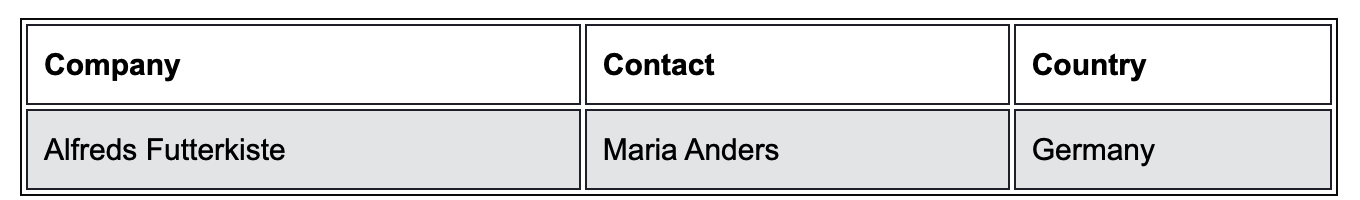
#> input picture content/test5.png, 1360 x 200 px
$ jupyter execute --allow-errors test_medium_table.ipynb   (shell and % lines are left out)
#> lines starting #> are read from the running program, lines starting #| are printed output that depends on the picture; after the words box and inside, x2 and y2 are one past the last pixel; in counts of white or black regions, pixels touching at a corner belong together; long printed decimals are rounded
### tmp.py
import cv2
import matplotlib.pyplot as plt
import numpy as np
import pytesseract

"""
在空白图片上画box
"""


# [13 lines left out: function draw_boxes, not called in this run]


"""
在空白图片上画box
"""


def draw_box(img, box):
    draw_boxes(img, [box])


"""
显示图片
"""


def show_img(img):
    plt.imshow(img)
    plt.show()


def show_img_gray(img):
    plt.imshow(img, cmap="gray")
    plt.show()


"""
显示图片的一部分
done
"""


# [8 lines left out: function show_part_img, not called in this run]


"""
done
"""


def print_boxes_content(img, boxes):
    for box in boxes:
        y, x, w, h = box
        roi = img[x : x + h, y : y + w]

        kernel = cv2.getStructuringElement(cv2.MORPH_RECT, (2, 1))
        border = cv2.copyMakeBorder(
            roi, 2, 2, 2, 2, cv2.BORDER_CONSTANT, value=[255, 255]
        )
        resizing = cv2.resize(border, None, fx=4, fy=4, interpolation=cv2.INTER_CUBIC)
        dilation = cv2.dilate(resizing, kernel, iterations=1)
        erosion = cv2.erode(dilation, kernel, iterations=2)

        print("----", erosion.shape)
        plt.imshow(erosion, cmap="gray")
        plt.show()
        out = pytesseract.image_to_string(erosion)
        if len(out) == 0:
            out = pytesseract.image_to_string(erosion)

        print(f"box: {box}, content: {out}")

    pass

### test_medium_table.ipynb
<a href="https://colab.research.google.com/github/Soumi7/Table_Data_Extraction/blob/main/medium_table.ipynb" target="_parent"></a>

## Loading original image to display

[cell 1]
import cv2
import matplotlib.pyplot as plt
# file=r'./content/test_table_img.png'
file=r'./content/test5.png'

line_size=50
fxy=4
img = cv2.imread(file,0)
plot1 = plt.imshow(cv2.cvtColor(img, cv2.COLOR_BGR2RGB))
plt.show()

## Inverted Image with global thresh holding

[cell 2]
thresh,img_bin = cv2.threshold(img,128,255,cv2.THRESH_BINARY)
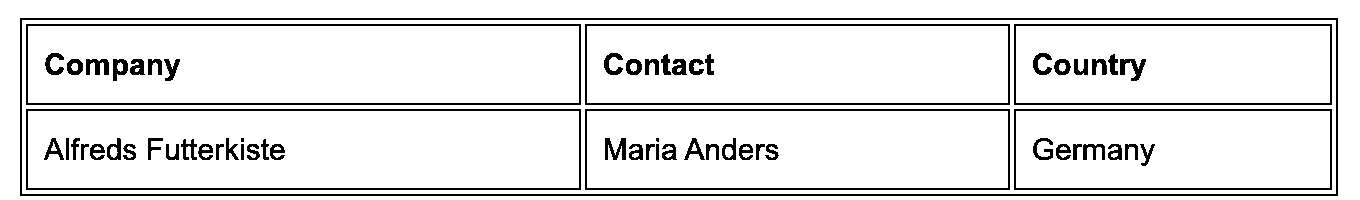
#> img_bin: shape (200, 1360); 90.4% white; black in thin lines or dots, all inside (x1, y1, x2, y2) = (20, 18, 1338, 196)
img_bin = 255-img_bin
plotting = plt.imshow(img_bin,cmap='gray')
plt.title("Inverted Image with global thresh holding")
plt.show()

## Inverted Image with otsu thresh holding

[cell 3]
img_bin1 = 255-img
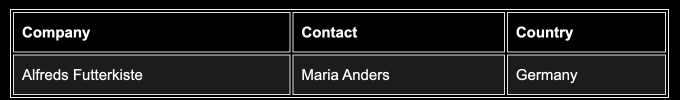
#> img_bin1: shape (200, 1360) (shown at 1/2 size); min 0, max 255, mean 32.5
thresh1,img_bin1_otsu = cv2.threshold(img_bin1,128,255,cv2.THRESH_OTSU)
#> thresh1 = 121
plotting = plt.imshow(img_bin1_otsu,cmap='gray')
plt.title("Inverted Image with otsu thresh holding")
plt.show()

## Inverted image with both global and Otsu thresholding

[cell 4]
img_bin2 = 255-img
thresh1,img_bin_otsu = cv2.threshold(img_bin2,128,255,cv2.THRESH_BINARY | cv2.THRESH_OTSU)
plotting = plt.imshow(img_bin_otsu,cmap='gray')
plt.title("Inverted Image with otsu thresh holding")
plt.show()

## Create a rectangular structuring element

[cell 5]
kernel = cv2.getStructuringElement(cv2.MORPH_RECT, (2, 2))
print(kernel)

# Morphological Operations

## Create a new structuring element to perform erosion on the image

First we need to get the vertical lines.

We create a vertical kernel with kernel width 1 and height the number of columns in image array divided by 200.

Erosion makes the pixel 1 only if all the pixels under kernel are 1.

We perform erosion for 5 iterations with the vertical kernel.

[cell 6]
import numpy as np
plt.figure(figsize= (30,30))

vertical_kernel = cv2.getStructuringElement(cv2.MORPH_RECT, (1, np.array(img).shape[1]//line_size))
eroded_image = cv2.erode(img_bin_otsu, vertical_kernel, iterations=3)
#> eroded_image: shape (200, 1360); 0.17% white in thin lines or dots, all inside (x1, y1, x2, y2) = (20, 57, 1338, 157)
plt.subplot(151),plt.imshow(eroded_image, cmap = 'gray')
plt.title('Image after erosion with vertical kernel'), plt.xticks([]), plt.yticks([])

vertical_lines = cv2.dilate(eroded_image, vertical_kernel, iterations=3)
plt.subplot(152),plt.imshow(vertical_lines, cmap = 'gray')
plt.title('Image after dilation with vertical kernel'), plt.xticks([]), plt.yticks([])

plt.show()

Dilation will make the pixel 1, if at least one of the pixels under the kernel is 1.

Similarly lets do the same with a horizontal lines to get the horizontal lines.

[cell 7]
plt.figure(figsize= (30,30))

hor_kernel = cv2.getStructuringElement(cv2.MORPH_RECT, (np.array(img).shape[1]//line_size, 1))
horizontal_lines = cv2.erode(img_bin, hor_kernel, iterations=5)
#> horizontal_lines: shape (200, 1360); 4.4% white in thin lines or dots, all inside (x1, y1, x2, y2) = (85, 18, 1273, 196)
plt.subplot(153),plt.imshow(horizontal_lines, cmap = 'gray')
plt.title('Image after erosion with horizontal kernel'), plt.xticks([]), plt.yticks([])

horizontal_lines = cv2.dilate(horizontal_lines, hor_kernel, iterations=5)
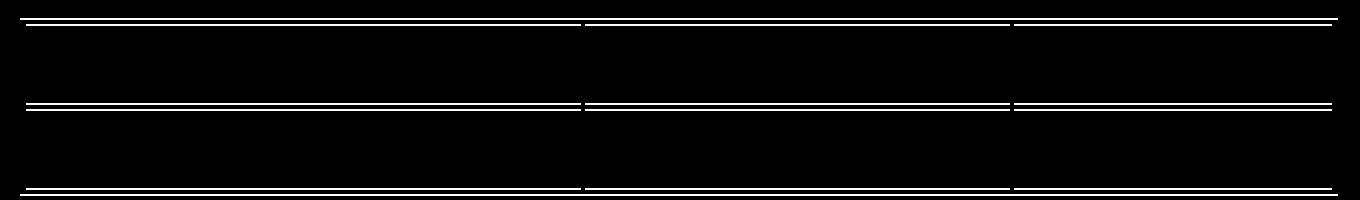
#> horizontal_lines: shape (200, 1360); 5.8% white in thin lines or dots, all inside (x1, y1, x2, y2) = (20, 18, 1338, 196)
plt.subplot(154),plt.imshow(horizontal_lines, cmap = 'gray')
plt.title('Image after dilation with horizontal kernel'), plt.xticks([]), plt.yticks([])

plt.show()

## Now we add the two images

[cell 8]
plt.figure(figsize= (30,30))

vertical_horizontal_lines = cv2.addWeighted(vertical_lines, 0.5, horizontal_lines, 0.5, 0.0)
vertical_horizontal_lines = cv2.erode(~vertical_horizontal_lines, kernel, iterations=3)
plt.subplot(151),plt.imshow(vertical_horizontal_lines, cmap = 'gray')
plt.title('Erosion'), plt.xticks([]), plt.yticks([])

thresh, vertical_horizontal_lines = cv2.threshold(vertical_horizontal_lines,128,255, cv2.THRESH_BINARY | cv2.THRESH_OTSU)
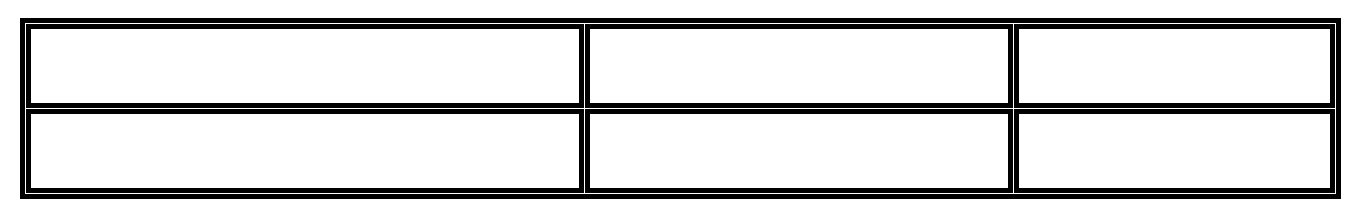
#> vertical_horizontal_lines: shape (200, 1360); 83.3% white; 7 black regions
#> thresh = 127
plt.subplot(152),plt.imshow(vertical_horizontal_lines, cmap = 'gray')
plt.title('global and otsu thresholding'), plt.xticks([]), plt.yticks([])

bitxor = cv2.bitwise_xor(img,vertical_horizontal_lines)
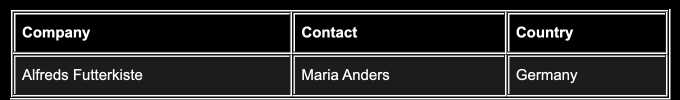
#> bitxor: shape (200, 1360) (shown at 1/2 size); min 0, max 255, mean 43.4
plt.subplot(153),plt.imshow(bitxor, cmap = 'gray')
plt.title('Horizontal and vertical lines image bitxor'), plt.xticks([]), plt.yticks([])

bitnot = cv2.bitwise_not(bitxor)
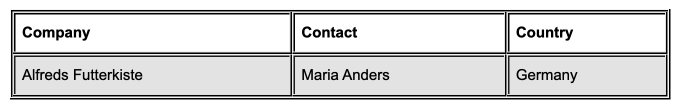
#> bitnot: shape (200, 1360) (shown at 1/2 size); min 0, max 255, mean 211.6
plt.subplot(154),plt.imshow(bitnot, cmap = 'gray')
plt.title('Horizontal and vertical lines image with bitnot'), plt.xticks([]), plt.yticks([])

plt.show()

[cell 9]
# !pip install pytesseract
# !sudo apt install tesseract-ocr

[cell 10]
import pytesseract

## Let's get the contours from the grid that we have obtained by adding the horizontal and vertical lines.

[cell 11]
contours, hierarchy = cv2.findContours(vertical_horizontal_lines, cv2.RETR_TREE, cv2.CHAIN_APPROX_SIMPLE)
#> contours = 15 contours; largest, box (x1, y1, x2, y2) and area: (0, 0, 1360, 200) 270441, (19, 17, 1342, 200) 240602, (25, 23, 1336, 194) 222700, (25, 108, 585, 194) 47513, (25, 23, 585, 109) 47513

## Bounding Boxes

To get the coordinates of different boxes

[cell 12]
boundingBoxes = [cv2.boundingRect(contour) for contour in contours]
#> boundingBoxes = 15 items, first 6: (0, 0, 1360, 200), (19, 17, 1323, 183), (25, 23, 1311, 171), (1013, 108, 323, 86), (1019, 114, 311, 74), (584, 108, 430, 86)
(contours, boundingBoxes) = zip(*sorted(zip(contours, boundingBoxes),key=lambda x:x[1][1]))
#> contours = 15 contours; largest, box (x1, y1, x2, y2) and area: (0, 0, 1360, 200) 270441, (19, 17, 1342, 200) 240602, (25, 23, 1336, 194) 222700, (25, 23, 585, 109) 47513, (25, 108, 585, 194) 47513; boundingBoxes = 15 items, first 6: (0, 0, 1360, 200), (19, 17, 1323, 183), (25, 23, 1311, 171), (1013, 23, 323, 86), (584, 23, 430, 86), (25, 23, 560, 86)

Here we draw the contours on our image and also store them in list boxes. It is stored as a list (x,y,w,h) : x and y beind coordinates of top left corner and w and h being width and height of the box respectively.

[cell 13]
boxes = []
for contour in contours:
  x, y, w, h = cv2.boundingRect(contour)
  if (w<1000 and h<500):
    image = cv2.rectangle(img,(x,y),(x+w,y+h),(0,255,0),2)
    boxes.append([x,y,w,h])
#> this loop made 15 passes
#> (contour, x, y, w, h) on passes 1, 3, 7, 8, 9, 13: ([[0, 0], [0, 199], [1359, 199], [1359, 0]], 0, 0, 1360, 200), ([[25, 23], [25, 193], [1335, 193], [1335, 23]], 25, 23, 1311, 171), ([[1019, 29], [1019, 102], [1329, 102], [1329, 29]], 1019, 29, 311, 74), ([[590, 29], [590, 102], [1007, 102], [1007, 29]], 590, 29, 418, 74), ([[31, 29], [31, 102], [578, 102], [578, 29]], 31, 29, 548, 74), ([[1019, 114], [1019, 187], [1329, 187], [1329, 114]], 1019, 114, 311, 74)
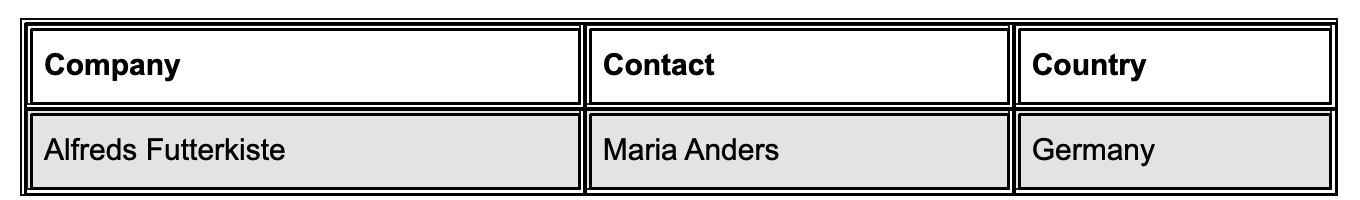
#> img: shape (200, 1360); min 0, max 255, mean 203.3
#> after the loop, boxes = [[1013, 23, 323, 86], [584, 23, 430, 86], [25, 23, 560, 86], [1019, 29, 311, 74], [590, 29, 418, 74], [31, 29, 548, 74], [1013, 108, 323, 86], [584, 108, 430, 86], [25, 108, 560, 86], [1019, 114, 311, 74], [590, 114, 418, 74], [31, 114, 548, 74]]
plotting = plt.imshow(image,cmap='gray')
plt.title("Identified contours")
plt.show()

[cell 14]
boxes
#> Out has the same summary as boxes
#> the loop in print_boxes_content, `for box in boxes:` made 1 pass
#> (y, x, w, h, kernel) on pass 1: (1013, 23, 323, 86, [[1, 1]])
#> (printed output is left out)
#> pass 1, in print_boxes_content, `roi = img[x : x + h, y : y + w]`:
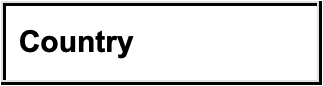
#> roi: shape (86, 323); min 0, max 255, mean 221.5
#> pass 1, in print_boxes_content, `plt.show()`:
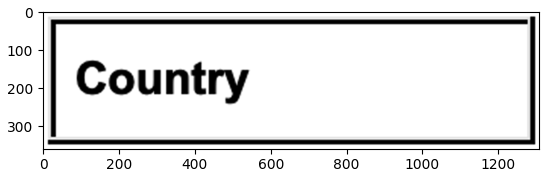
#> figure drawn by matplotlib, 1 panel
#> after the loop in print_boxes_content, `for box in boxes:`:
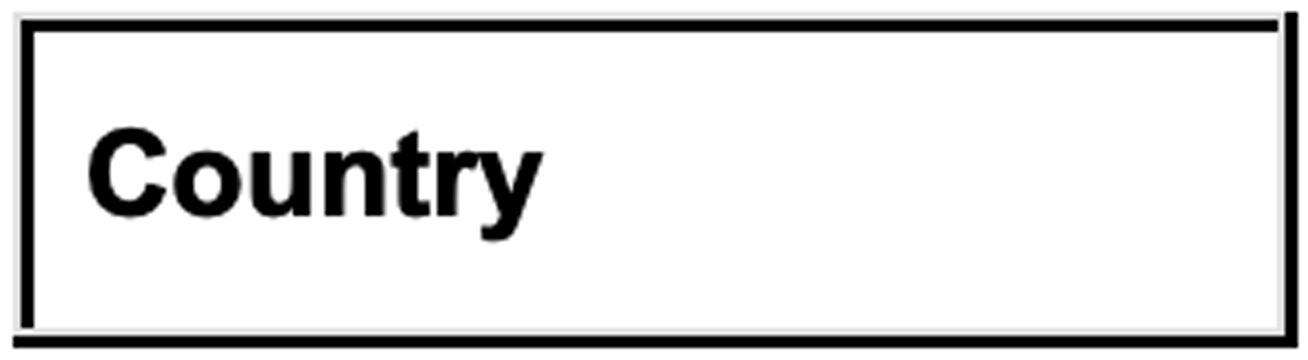
#> erosion: shape (360, 1308); min 0, max 255, mean 223

#> (a cell that did not finish here is left out)

[cell 16]
# 调试一下boxes的位置对不对啊
import tmp
# tmp.show_img_gray(img)
# tmp.draw_boxes(img,boxes)
tmp.print_boxes_content(bitnot,boxes)
#> (the call stopped at in print_boxes_content, `out = pytesseract.image_to_string(erosion)`: pytesseract is not available in this run)
# for box in boxes:
#     tmp.show_part_img(bitnot,box)
# tmp.show_img_gray(bitnot)

## Getting the rows and columns

## To store rows and columns :

- Now we add rows and columns.
- We calculate the mean height of all boxes.
- Initially, we append the first box to the columns list.
- The columns list is essentialy a temporary list.
- We assign previous box to the first box as well.
- We will loop through the remaining boundingBoxes list.
- At each iteration, we check if the y coordinate of the top left corner of the current box is less than the y coordinate of the previous box added with half the mean of all heights.
- If yes :
    - The current box is appended to columns list.
    - The current box is assigned to previous box.
    - Next we check if we are at the last index. If yes :
      - We append the entire column to rows list.
- If no :
    - We append the columns list to rows.
    - We assign the columns list to empty as this will start a new empty columns list.
    - We assign the current box to the previous box variable.
    - We append the current box to the empty column list we just created.

[cell 17]
rows=[]
columns=[]
heights = [boundingBoxes[i][3] for i in range(len(boundingBoxes))]
#> heights = [200, 183, 171, 86, 86, 86, 74, 74, 74, 86, 86, 86, 74, 74, 74]
mean = np.mean(heights)
#> mean = 100.9
print(mean)
#| 100.933

columns.append(boxes[0])
previous=boxes[0]
#> previous = [1013, 23, 323, 86]

for i in range(1,len(boxes)):
  if(boxes[i][1]<=previous[1]+mean/2):
    columns.append(boxes[i])
    previous=boxes[i]
    if(i==len(boxes)-1):
      rows.append(columns)
  else:
    rows.append(columns)
    columns=[]
    previous = boxes[i]
    columns.append(boxes[i])
#> this loop made 11 passes
#> after the loop, rows = 2 items
print("Rows")
for row in rows:
  print(row)
#> this loop made 2 passes
#| [[1013, 23, 323, 86], [584, 23, 430, 86], [25, 23, 560, 86], [1019, 29, 311, 74], [590, 29, 418, 74], [31, 29, 548, 74]]
#| [[1013, 108, 323, 86], [584, 108, 430, 86], [25, 108, 560, 86], [1019, 114, 311, 74], [590, 114, 418, 74], [31, 114, 548, 74]]

[cell 18]
total_cells=0
for i in range(len(rows)):
    if len(rows[i]) > total_cells:
        total_cells = len(rows[i])
#> this loop made 2 passes
#> total_cells on pass 1: 6
#> after the loop, total_cells = 6
print(total_cells)
#| 6

# Lets get the centre of cell

- We add the width of cell to left bottom x coordinate to the the x coordinate of centre of cell.

[cell 19]
i
#> Out = 1

[cell 20]
center = [int(rows[i][j][0]+rows[i][j][2]/2) for j in range(len(rows[i])) if rows[0]]
#> center = [1174, 799, 305, 1174, 799, 305]
print(center)
#| [1174, 799, 305, 1174, 799, 305]

[cell 21]
center=np.array(center)
center.sort()
print(center)
#| [ 305  305  799  799 1174 1174]

# Now we create a list of the coordinates of the boxes

[cell 22]
#
for row in rows:
    print(row)

[cell 23]
type(center)

[cell 24]
boxes_list = []
for i in range(len(rows)):
    l=[]
    for k in range(total_cells):
        l.append([])
    for j in range(len(rows[i])):
        diff = abs(center-(rows[i][j][0]+rows[i][j][2]/4))
        minimum = min(diff)
        indexing = list(diff).index(minimum)
        l[indexing].append(rows[i][j])
    boxes_list.append(l)
#> after the loop, boxes_list = 2 items
for box in boxes_list:
  print(box)

$ run again, with content/test_table_img.png copied over content/test5.png
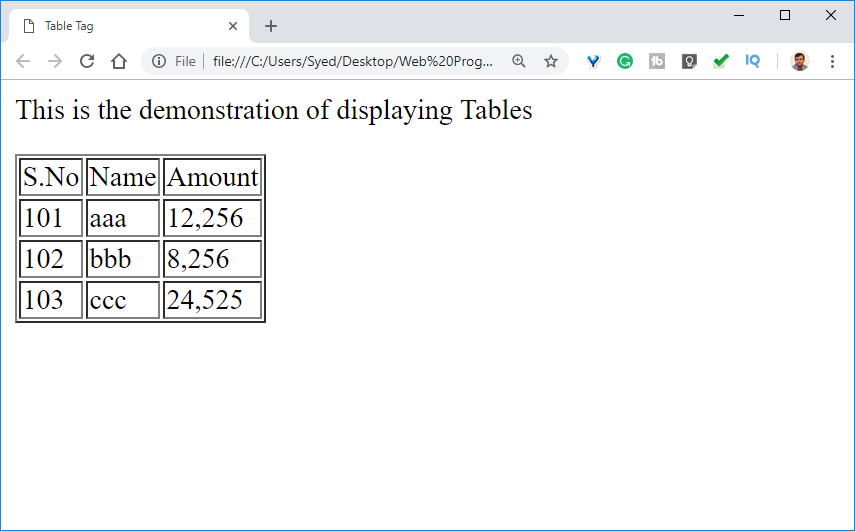
#> input picture content/test_table_img.png, 855 x 531 px
#> `thresh1,img_bin1_otsu = cv2.threshold(img_bin1,128,255,cv2.THRESH_OTSU)`:
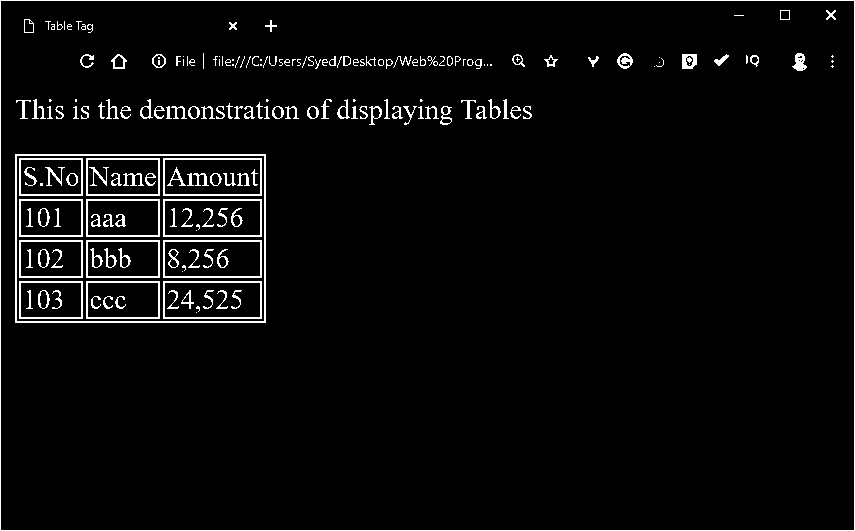
#> img_bin1_otsu: shape (531, 855); 3.9% white in thin lines or dots
#> thresh1 = 85
#> eroded_image: shape (531, 855); 0.34% white in thin lines or dots
#> vertical_lines: shape (531, 855); 0.38% white in thin lines or dots
#> thresh = 127
#> contours = 3 contours; box (x1, y1, x2, y2) and area: (4, 4, 854, 530) 445725, (14, 153, 270, 327) 44113, (20, 159, 264, 321) 34986
#> `boundingBoxes = [cv2.boundingRect(contour) for contour in contours]`: boundingBoxes = [(4, 4, 850, 526), (14, 153, 256, 174), (20, 159, 244, 162)]
#> `(contours, boundingBoxes) = zip(*sorted(zip(contours, boundingBoxes),k..`: boundingBoxes = ((4, 4, 850, 526), (14, 153, 256, 174), (20, 159, 244, 162))
#> the loop `for contour in contours:` made 3 passes
#> after the loop `for contour in contours:`: boxes = [[14, 153, 256, 174], [20, 159, 244, 162]]
#> the loop in print_boxes_content, `for box in boxes:` made 1 pass
#> (y, x, w, h, kernel) on pass 1: (14, 153, 256, 174, [[1, 1]])
#> (printed output is left out)
#> after the loop in print_boxes_content, `for box in boxes:`:
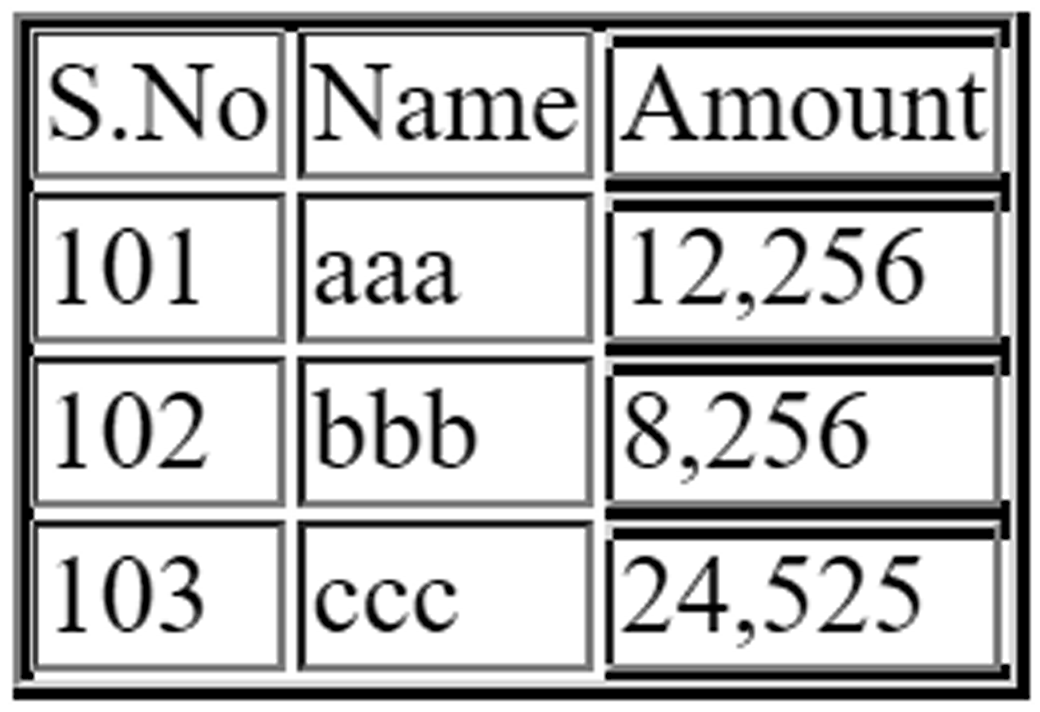
#> erosion: shape (712, 1040); min 0, max 255, mean 192.9
#> heights = [526, 174, 162]
#> mean = 287.3
#| 287.333
#> `previous=boxes[0]`: previous = [14, 153, 256, 174]
#> the loop `for i in range(1,len(boxes)):` made 1 pass
#> after the loop `for i in range(1,len(boxes)):`: rows = [[[14, 153, 256, 174], [20, 159, 244, 162]]]
#> the loop `for row in rows:` made 1 pass
#> row on pass 1: [[14, 153, 256, 174], [20, 159, 244, 162]]
#> (printed output is left out)
#> the loop `for i in range(len(rows)):` made 1 pass
#> total_cells on pass 1: 2
#> after the loop `for i in range(len(rows)):`: total_cells = 2
#| 2
#> `i`: Out = 0
#> center = [142, 142]
#| [142, 142]
#| [142 142]
#> the loop `for i in range(len(rows)):` made 1 pass
#> after the loop `for i in range(len(rows)):`: boxes_list = 1 item
#> the loop `for box in boxes_list:` made 1 pass
#> (printed output is left out)
